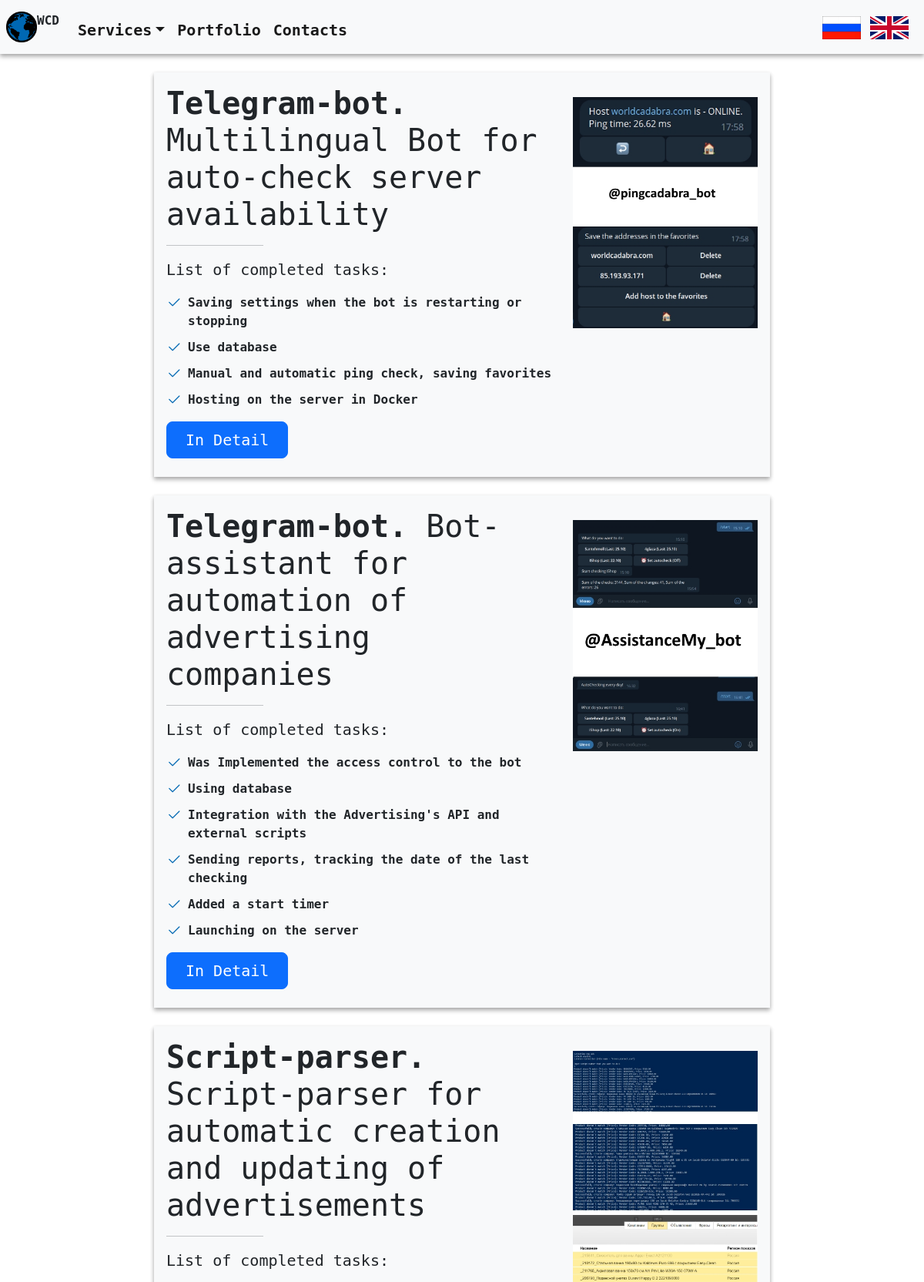
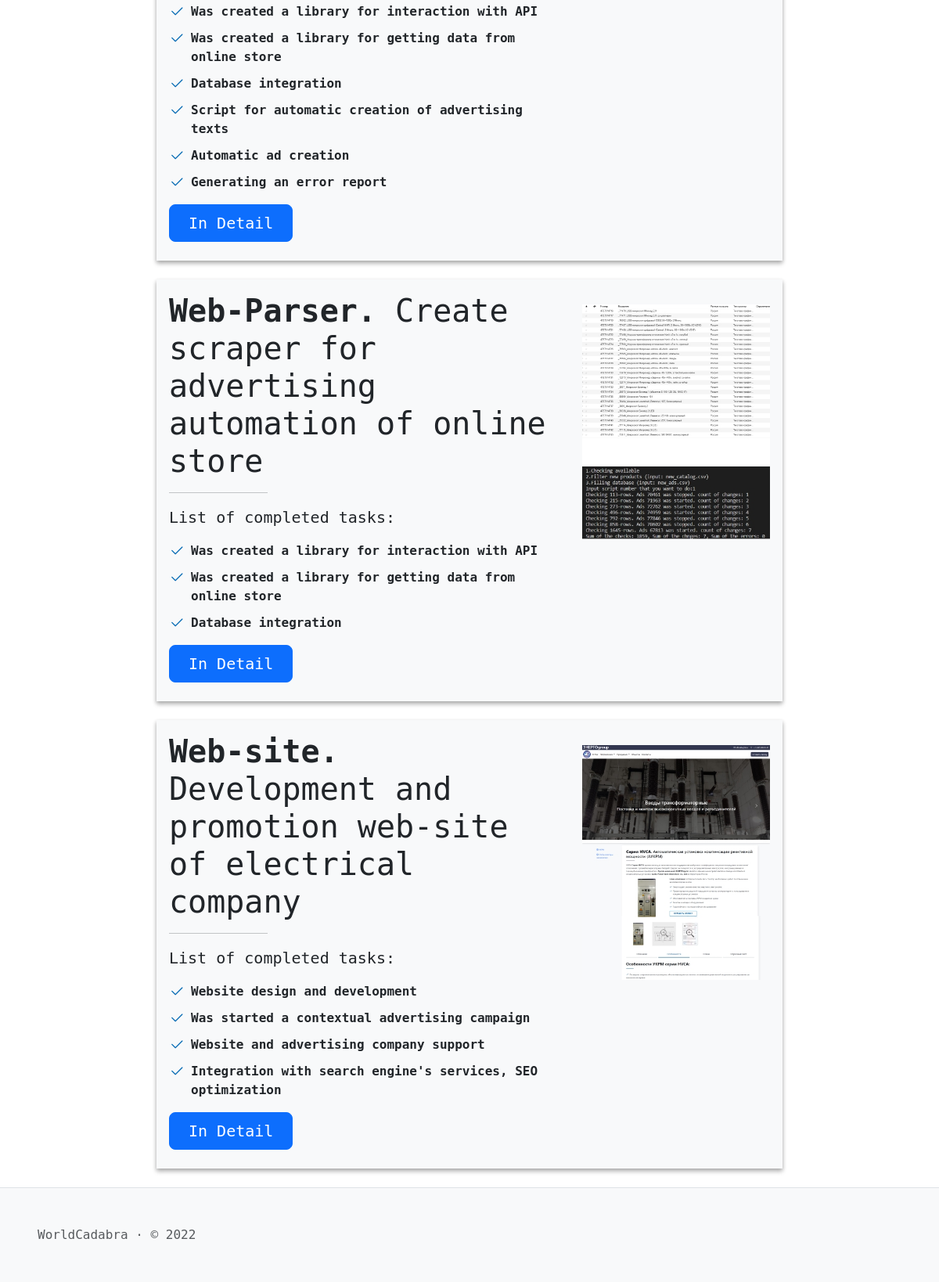
/en/projects/, run on the app's committed database (2 pictures, top to bottom).
### Class_SQLAlchemy.py (models this page shows, shortened)
class Menu(db.Model):
    id = db.Column(db.Integer, unique=True, primary_key=True)
    title = db.Column(db.String(100), nullable=False)
    url = db.Column(db.String(100), nullable=True)
    url_name = db.Column(db.String(100), nullable=True)
    visibility = db.Column(db.String(50), default='visible', nullable=False)
    button_type = db.Column(db.String(50), nullable=False)
    parent = db.Column(db.String(50))
    language = db.Column(db.String(20), nullable=False)
    priorities = db.Column(db.Integer)
    note = db.Column(db.String(200), nullable=True)

class projects(db.Model):
    id = db.Column(db.Integer, unique=True, primary_key=True)
    title = db.Column(db.String(100), nullable=False)
    short_discription = db.Column(db.String(2000), nullable=True)
    photo = db.Column(db.String(500), nullable=True)
    url = db.Column(db.String(100), nullable=True)
    url_name = db.Column(db.String(100), nullable=True)
    visibility = db.Column(db.String(50), default='visible', nullable=False)
    content = db.Column(db.String(50000), nullable=True)
    language = db.Column(db.String(20), nullable=False)
    priorities = db.Column(db.Integer)
    note = db.Column(db.String(200), nullable=True)

### en/en.py (the view)
@en.route('/projects/')
def Projects():
    content = projects.query.filter_by(visibility='visible', language='en').order_by(projects.priorities.desc()).all()
    return render_template('projects.html', general=get_general_content('projects'), content=content)

### en/en.py (called while the page is built)
def get_general_content(url_name):
    res = {}
    try:
        res['Menu'] = Menu.query.filter_by(visibility='visible', language='en').order_by(Menu.priorities).all()
        res['SEO'] = SEO.query.filter_by(language='en', url_name=url_name).first()
        return res
    except:
        abort(404)

### templates/projects.html
{% extends "layout.html" %}
{% block body %}
{% for item in content %}
<div class="container-flex project-tasks col-lg-8 mx-auto my-4 p-3">
        <div class="row">
            <div class="col-md-8 col-sm-12">
                    <h1 class="mb-3">{{ item.title|safe }}</h1>
                    <hr class="col-5 col-md-3">
                    {{ item.short_discription|safe }}
                    <div>
                        <a href="{{ item.url }}" class="btn btn-primary btn-lg px-4 mb-2">
                        {% if item.language == 'ru' %}
                        Подробнее
                        {% elif item.language == 'en' %}
                        In Detail
                        {% endif %}
                        </a>
                    </div>
            </div>
            <div class="col-md-4 col-sm-12 pt-sm-3 text-center">
                <img src="{{ item.photo }}" class="img-fluid" alt="{{ item.title }}">
            </div>
        </div>
</div>
{% endfor %}
{% endblock %}

### templates/layout.html (shortened to what this page needs)
<!DOCTYPE html>
<html lang="{{ general['SEO'].language }}">
<head>
    {% block head %}
    <link href="{{ url_for('static', filename='css/bootstrap.min.css') }}" rel="stylesheet"
>
    <link rel="stylesheet" href="https://cdn.jsdelivr.net/npm/bootstrap-icons@1.9.1/font/bootstrap-icons.css">
    <link href="{{ url_for('static', filename='css/styles.css') }}" rel="stylesheet">
    {% endblock %}
</head>
<body>
    <header>
        <nav class="navbar navbar-expand-md bg-light">
            <a class="navbar-brand ps-2 mx-0" href="{{ url_for('.index') }}">
                <img src="{{ url_for('static', filename='img/logo_full.png') }}" alt="Logo" style="max-height: 40px">
            </a>
            <p class="navbar-logo pe-3">WCD</p>
            <div class="collapse navbar-collapse pt-2" id="navbarSupportedContent">
                <ul class="navbar-nav me-auto mb-lg-0">
                    {% for menu in general['Menu'] %}
                        {% if menu.button_type == 'menu' and not menu.parent %}
                            <li class="nav-item">
                                <a class="nav-link active" aria-current="page" href="{{menu.url}}">{{menu.title}}</a>
                            </li>
                        {% elif menu.button_type == 'dropmenu' and not menu.parent %}
                            <li class="nav-item dropdown">
                                <a class="nav-link dropdown-toggle active" href="{{menu.url}}" id="navbarDropdown" role="button"
                                    data-bs-toggle="dropdown" aria-expanded="false">{{menu.title}}</a>
                            </li>
                        {% endif %}
                    {% endfor %}
                </ul>
            </div>
            <ul class="navbar-nav ms-auto mx-3 d-md-flex d-none align-items-center">
              <li class="nav-item m-1">
                  <a href="/"><img src="{{ url_for('static', filename='img/rus.png') }}"
                          style="max-height: 30px" class="img-fluid"></a>
                  <a href="/en"><img src="{{ url_for('static', filename='img/eng.png') }}"
                          style="max-height: 30px" class="img-fluid"></a>
              </li>
            </ul>
        </nav>
    </header>
    <main class="content">
        {% block body %}{% endblock %}
    </main>
</body>
<footer class="text-muted border-top bg-light">
  <div class="d-flex ms-5 py-5">
      WorldCadabra · © 2022
  </div>
</footer>
</html>

### static/css/styles.css (style rules this page uses)
:root { --color1: #0068B2; }
* { font-family: "DejaVu Sans Mono"; }
.navbar .navbar-logo { font-size:16px; font-weight: 900; }
.navbar-nav { font-size:20px; font-weight: 700; }
.project-tasks ul, .service-tasks ul { list-style: none; padding: 0; }
.project-tasks ul li, .service-tasks ul li { padding-left: 28px; position: relative; }
.project-tasks ul li+li, .service-tasks ul li+li { margin-top: 10px; }
.project-tasks ul i, .service-tasks ul i { position: absolute; left: 0; top: 2px; font-size: 20px; color: var(--color1); line-height: 1; }
.container-flex { background-color: #f8f9fa; box-shadow: 0 2px 5px rgba(0,0,0,0.2), 0 4px 6px rgba(0,0,0,0.2); }
header { box-shadow: 0 2px 5px rgba(0,0,0,0.2), 0 4px 6px rgba(0,0,0,0.2); }
.content { min-height: 100vh; }

### data on the page
Menu: title "Services"
Menu: title "Portfolio"
Menu: title "Contacts"
projects: title "Telegram-bot. Multilingual Bot for auto-check server availability", short_discription "List of completed tasks: Saving settings when the bot is restarting or stopping Use database Manual and automatic ping check, saving favorites Hosting on the server in Docker", language "In Detail", photo (picture)
projects: title "Telegram-bot. Bot-assistant for automation of advertising companies", short_discription "List of completed tasks: Was Implemented the access control to the bot Using database Integration with the Advertising's API and external scripts Sending reports, tracking the date of the last checking Added a start timer Launching on the server", language "In Detail", photo (picture)
projects: title "Script-parser. Script-parser for automatic creation and updating of advertisements", short_discription "List of completed tasks: Was created a library for interaction with API Was created a library for getting data from online store Database integration Script for automatic creation of advertising texts Automatic ad creation Generating an error report", language "In Detail", photo (picture)
projects: title "Web-Parser. Create scraper for advertising automation of online store", short_discription "List of completed tasks: Was created a library for interaction with API Was created a library for getting data from online store Database integration", language "In Detail", photo (picture)
projects: title "Web-site. Development and promotion web-site of electrical company", short_discription "List of completed tasks: Website design and development Was started a contextual advertising campaign Website and advertising company support Integration with search engine's services, SEO optimization", language "In Detail", photo (picture)
